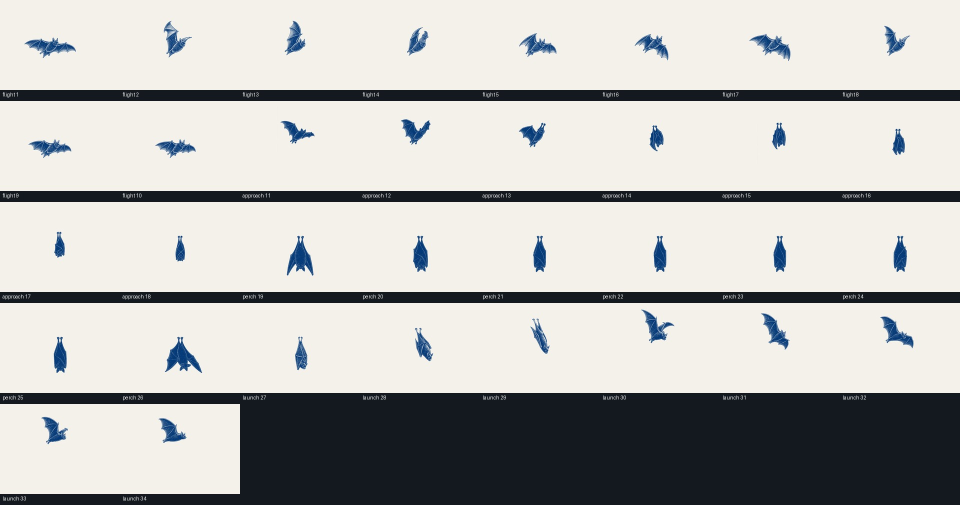
#> input picture animation/source_art/operator_options/bat/runtime-contact-sheet.jpg, 1920 x 1010 px (shown at 1/2 size)
$ python make_smoke_contact_sheet.py out.png ../../../animation/source_art/operator_options/bat/runtime-contact-sheet.jpg
#> lines starting #> are read from the running program, lines starting #| are printed output that depends on the picture; after the words box and inside, x2 and y2 are one past the last pixel; in counts of white or black regions, pixels touching at a corner belong together
#!/usr/bin/env python3
"""Render smoke candidates over dark, light, and checkerboard QA backgrounds."""

from __future__ import annotations

import argparse
from pathlib import Path

from PIL import Image, ImageDraw, ImageFont


TILE = (520, 320)
LABEL_HEIGHT = 34


def checkerboard(size: tuple[int, int], cell: int = 16) -> Image.Image:
    image = Image.new("RGB", size, "#d7d7d7")
    draw = ImageDraw.Draw(image)
    for y in range(0, size[1], cell):
        for x in range(0, size[0], cell):
            if (x // cell + y // cell) % 2:
                draw.rectangle((x, y, x + cell - 1, y + cell - 1), fill="#f1f1f1")
    return image


def background(kind: str, size: tuple[int, int]) -> Image.Image:
    if kind == "dark":
        return Image.new("RGB", size, "#101820")
    if kind == "light":
        return Image.new("RGB", size, "#f4f1ea")
    return checkerboard(size)


def main() -> int:
    parser = argparse.ArgumentParser()
    parser.add_argument("output", type=Path)
    parser.add_argument("paths", nargs="+", type=Path)
    args = parser.parse_args()

    rows = ["dark", "light", "checker"]
    sheet = Image.new("RGB", (TILE[0] * len(args.paths), (TILE[1] + LABEL_HEIGHT) * len(rows)), "white")
#> sheet: PIL image 520x1062 RGB; every value is 255
    draw = ImageDraw.Draw(sheet)
    font = ImageFont.load_default()

    for column, path in enumerate(args.paths):
        source = Image.open(path).convert("RGBA")
        source.thumbnail((TILE[0] - 28, TILE[1] - 28), Image.Resampling.LANCZOS)
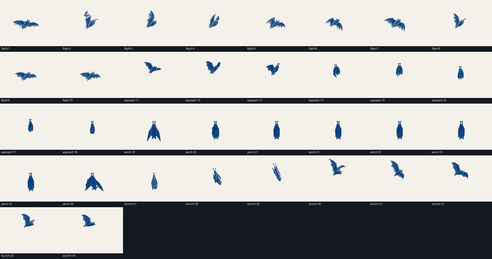
#> source: PIL image 492x259 RGBA; mean R, G, B, A 185.2, 185.3, 182.9, 255
        for row, kind in enumerate(rows):
            x = column * TILE[0]
            y = row * (TILE[1] + LABEL_HEIGHT)
            tile = background(kind, TILE)
            paste_x = (TILE[0] - source.width) // 2
            paste_y = (TILE[1] - source.height) // 2
            tile.paste(source, (paste_x, paste_y), source)
            sheet.paste(tile, (x, y))
            label = f"{kind}: {path.name}"
            draw.rectangle((x, y + TILE[1], x + TILE[0], y + TILE[1] + LABEL_HEIGHT), fill="#ffffff")
            draw.text((x + 8, y + TILE[1] + 10), label, fill="#111111", font=font)
#> this loop made 3 passes
#> pass 1, in main, `tile = background(kind, TILE)`:
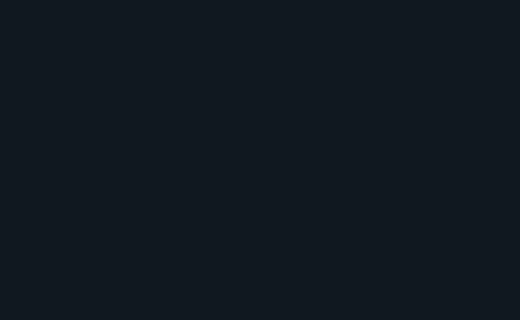
#> tile: PIL image 520x320 RGB; mean R, G, B 16, 24, 32
#> pass 2, in main, `tile = background(kind, TILE)`:
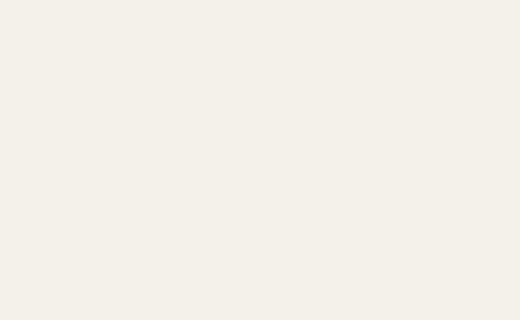
#> tile: PIL image 520x320 RGB; mean R, G, B 244, 241, 234
#> pass 3, in main, `tile = background(kind, TILE)`:
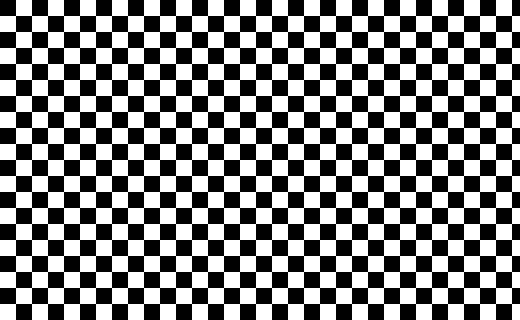
#> tile: PIL image 520x320 RGB; values 215 (black) and 241 (white), 50% white; 1 white region, box (x1, y1, x2, y2) and area: (0, 0, 520, 320) 83200
#> after the loop:
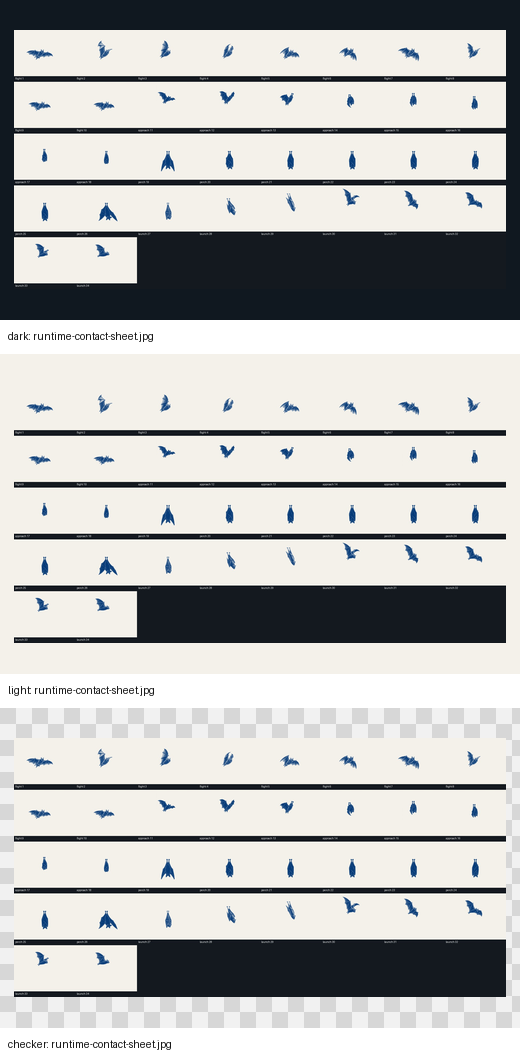
#> sheet: PIL image 520x1062 RGB; mean R, G, B 186.7, 187.1, 185.5
#> after the loop:
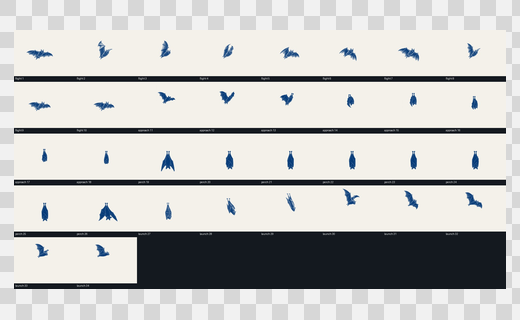
#> tile: PIL image 520x320 RGB; mean R, G, B 195.2, 195.3, 193.5

    args.output.parent.mkdir(parents=True, exist_ok=True)
    sheet.save(args.output)
    return 0


if __name__ == "__main__":
    raise SystemExit(main())
#> (the program exits here)
